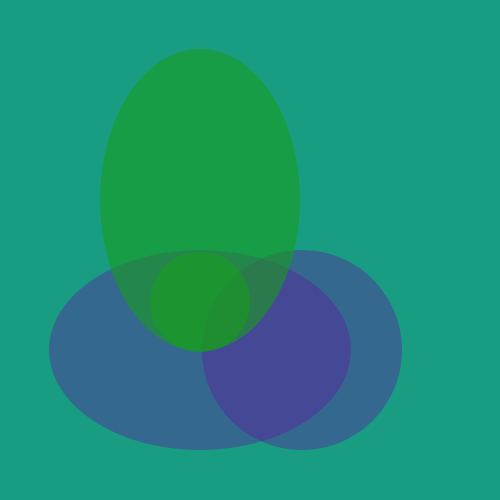
Frame 1 (no input)
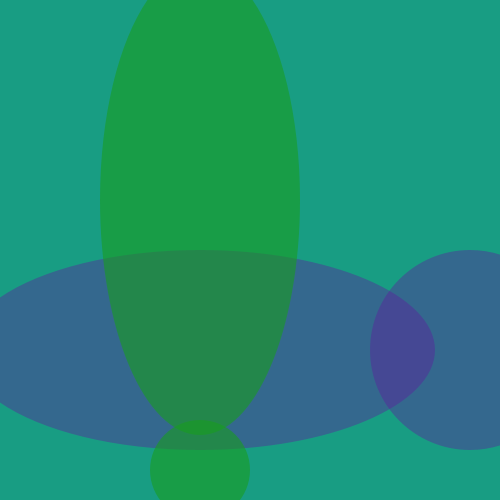
Frame 60 (the mouse pressed at the canvas centre just before this capture)
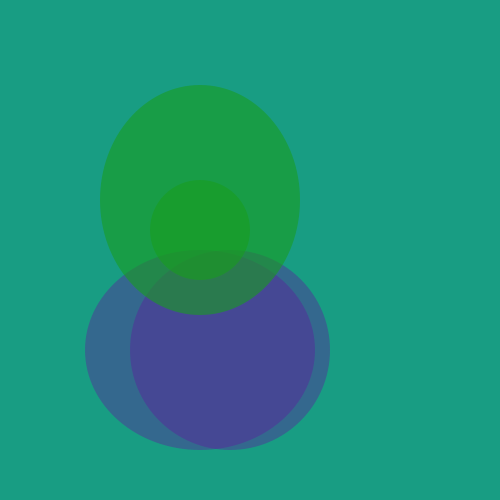
Frame 120 (the mouse held since frame 60 and released just before this capture)

The Processing sketch that drew these frames (run headless with seeded random() and noise(); from frame 60 on, the mouse is pressed at the canvas centre):

// Processing sketch: processing_90828
// ── processing_90828.pde

//Gabriela Nisenbaum
//Feb 23, 2013
//Bouncing Object

int circleX=300;
int circleY=200;
int circle=2;

void setup(){
  size(500, 500);
  background(255);
}

void draw(){
  background(24, 157, 131);
  circleX=circleX+circle;
  noStroke();
  fill(94, 24, 157, 100);
  ellipse(circleX, circleY+150, 200, 200);
  ellipse(200, 350, circleX, circleY);
  fill(24, 157, 29, 150);
  ellipse(circleY, circleX, 100, 100);
  ellipse(200, 200, circleY, circleX);
  
  circleX=circleX+circle;
  if(circleX>width) {
    circle = -2;
  }
  if(circleX < 0){
    circle = 2;
  }
}
